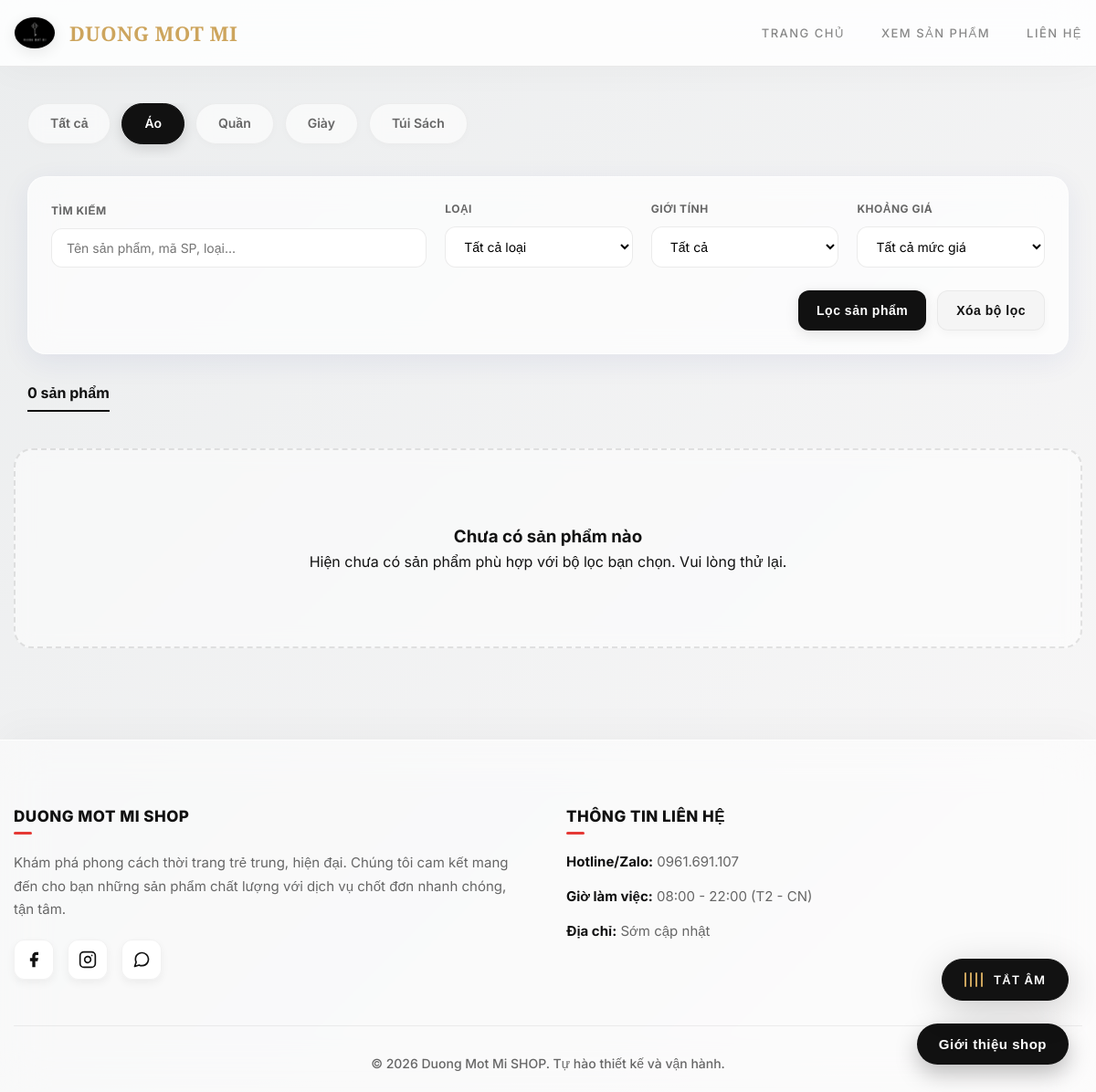
Screenshot of /index.php?category=1 with the database file from the repository.
### tables this page shows
CREATE TABLE `categories` (
  `id` int(11) NOT NULL,
  `name` varchar(100) NOT NULL,
  `slug` varchar(120) DEFAULT NULL,
  `sort_order` int(11) NOT NULL DEFAULT 0,
  `created_at` timestamp NOT NULL DEFAULT current_timestamp()
);

### includes/functions.php (called while the page is built, shortened)
<?php
require_once __DIR__ . '/../config/db.php';
function e($value): string {
    return htmlspecialchars((string)($value ?? ''), ENT_QUOTES, 'UTF-8');
}
function get_categories(): array {
    return db()->query('SELECT * FROM categories ORDER BY sort_order ASC, id ASC')->fetchAll();
}
function get_products($filters = null, bool $onlyActive = true): array {
    if (!is_array($filters)) {
        $filters = [
            'category_id' => $filters ? (int)$filters : null,
            'type_id'     => null,
            'gender'      => null,
            'price_min'   => null,
            'price_max'   => null,
            'q'           => '',
        ];
    } else {
        $filters = array_merge([
            'category_id' => null,
            'type_id'     => null,
            'gender'      => null,
            'price_min'   => null,
            'price_max'   => null,
            'q'           => '',
        ], $filters);
    }
    $sql = 'SELECT p.*,
                c.name AS category_name,
                s.name AS style_name,
                pt.name AS product_type_name,
                (
                    SELECT GROUP_CONCAT(pc.name ORDER BY pc.sort_order ASC, pc.id ASC SEPARATOR ", ")
                    FROM product_condition_maps pcm
                    INNER JOIN product_conditions pc ON pc.id = pcm.condition_id
                    WHERE pcm.product_id = p.id
                ) AS condition_names
            FROM products p
            LEFT JOIN categories c ON c.id = p.category_id
            LEFT JOIN styles s ON s.id = p.style_id
            LEFT JOIN product_types pt ON pt.id = p.product_type_id
            WHERE 1 = 1';
    $params = [];
    if ($onlyActive) {
        $sql .= ' AND p.is_active = 1';
    }
    if (!empty($filters['category_id'])) {
        $sql .= ' AND p.category_id = ?';
        $params[] = (int)$filters['category_id'];
    }
    $sql .= ' ORDER BY p.id DESC';
    $stmt = db()->prepare($sql);
    $stmt->execute($params);
    return $stmt->fetchAll();
}

### config/db.php (called while the page is built, shortened)
<?php
function db(): PDO {
    static $pdo = null;
    if ($pdo === null) {
        $dsn = 'mysql:host=' . DB_HOST . ';dbname=' . DB_NAME . ';charset=utf8mb4';
        $options = [
            PDO::ATTR_ERRMODE => PDO::ERRMODE_EXCEPTION,
            PDO::ATTR_DEFAULT_FETCH_MODE => PDO::FETCH_ASSOC,
        ];
        $pdo = new PDO($dsn, DB_USER, DB_PASS, $options);
    }
    return $pdo;
}

### index.php (the view, shortened to what this page needs)
<?php
require_once __DIR__ . '/includes/functions.php';
function render_product_cards(array $products): string
{
        ?>
    <?php endforeach;
    if (empty($products)): ?>
        <div class="empty-state">
            <h3>Chưa có sản phẩm nào</h3>
            <p>Hiện chưa có sản phẩm phù hợp với bộ lọc bạn chọn. Vui lòng thử lại.</p>
        </div>
    <?php endif;
    return ob_get_clean();
}
$priceMin = null;
$priceMax = null;
$filters = [
    'category_id' => (isset($_GET['category']) && $_GET['category'] !== '') ? (int)$_GET['category'] : null,
    'type_id'     => (isset($_GET['type']) && $_GET['type'] !== '') ? (int)$_GET['type'] : null,
    'gender'      => (isset($_GET['gender']) && $_GET['gender'] !== '') ? trim($_GET['gender']) : null,
    'price_min'   => $priceMin,
    'price_max'   => $priceMax,
    'q'           => trim($_GET['q'] ?? ''),
];
$products = get_products($filters);
$categories = get_categories();
require_once __DIR__ . '/includes/header.php';
?>
<button class="intro-open-btn" type="button" id="introOpenBtn">Giới thiệu shop</button>
<section class="shop-filter-wrap">
    <div class="category-pills">
        <a class="pill category-filter <?= !$filters['category_id'] ? 'active' : '' ?>"
           href="<?= BASE_URL ?>/index.php"
           data-category="">
            Tất cả
        </a>
        <?php foreach ($categories as $cat): ?>
            <a class="pill category-filter <?= $filters['category_id'] === (int)$cat['id'] ? 'active' : '' ?>"
               href="<?= BASE_URL ?>/index.php?category=<?= (int)$cat['id'] ?>"
               data-category="<?= (int)$cat['id'] ?>">
                <?= e($cat['name']) ?>
            </a>
        <?php endforeach; ?>
    </div>
    <form id="filterForm" class="filter-panel" method="get" action="<?= BASE_URL ?>/index.php">
        <div class="filter-grid">
            <div class="filter-field filter-field-search">
                <label for="q">Tìm kiếm</label>
                <input
                    id="q"
                    type="text"
                    name="q"
                    value="<?= e($filters['q']) ?>"
                    placeholder="Tên sản phẩm, mã SP, loại..."
                >
            </div>
            <div class="filter-field">
                <label for="type">Loại</label>
                <select name="type" id="type">
                    <option value="">Tất cả loại</option>
                </select>
            </div>
            <div class="filter-field">
                <label for="gender">Giới tính</label>
                <select name="gender" id="gender">
                    <option value="">Tất cả</option>
                </select>
            </div>
            <div class="filter-field">
                <label for="price_range">Khoảng giá</label>
                <select name="price_range" id="price_range">
                    <option value="">Tất cả mức giá</option>
                </select>
            </div>
        </div>
        <div class="filter-actions">
            <button class="btn" type="submit">Lọc sản phẩm</button>
            <button class="btn btn-light" type="button" id="resetFilter">Xóa bộ lọc</button>
        </div>
    </form>
</section>
<section class="section-head" id="product-list">
    <div class="section-note" id="productCount"><?= count($products) ?> sản phẩm</div>
</section>
<div class="product-grid-pro" id="productGrid">
    <?= render_product_cards($products) ?>
</div>
<?php require_once __DIR__ . '/includes/footer.php'; ?>

### assets/style.css (style rules this page uses)
:root { --primary-color: #111111; --primary-hover: #333333; --secondary-color: #f4f5f7; --text-main: #1a1a24; --text-muted: #8e8e9f; --danger-color: #ff3366; --line-strong: #d1d5db; --line-light: rgba(255, 255, 255, 0.6); --bg-white: rgba(255, 255, 255, 0.85); --bg-body: #f8fafc; --radius-md: 12px; --radius-lg: 20px; --radius-pill: 9999px; --transition-speed: 0.4s; --z-index-modal: 9999; --glass-shadow: 0 8px 32px 0 rgba(31, 38, 135, 0.07); }
* { box-sizing: border-box; margin: 0; padding: 0; -webkit-tap-highlight-color: transparent; }
body { font-family: 'Inter', -apple-system, BlinkMacSystemFont, 'Segoe UI', Roboto, Helvetica, Arial, sans-serif; color: var(--text-main); background: linear-gradient(-45deg, #f8fafc, #e2e8f0, #fdfbfb, #ebedee); background-size: 400% 400%; animation: gradientBG 15s ease infinite; line-height: 1.6; }
a { text-decoration: none; color: inherit; transition: color var(--transition-speed); }
.btn { display: inline-flex; align-items: center; justify-content: center; gap: 8px; padding: 12px 20px; font-size: 14px; font-weight: 700; letter-spacing: 0.5px; color: #ffffff; background-color: var(--primary-color); border: none; border-radius: var(--radius-md); cursor: pointer; transition: all var(--transition-speed) cubic-bezier(0.25, 0.8, 0.25, 1); text-align: center; min-height: 44px; position: relative; overflow: hidden; box-shadow: 0 4px 15px rgba(0, 0, 0, 0.1); }
.btn::after { content: ''; position: absolute; top: -50%; left: -60%; width: 20%; height: 200%; background: rgba(255, 255, 255, 0.2); transform: rotate(45deg); transition: all 0.5s ease; }
.btn-light { background-color: rgba(255, 255, 255, 0.9); color: var(--primary-color); border: 1px solid rgba(0,0,0,0.05); box-shadow: 0 4px 10px rgba(0,0,0,0.03); }
.shop-filter-wrap { max-width: 1200px; margin: 40px auto 20px; padding: 0 15px; }
.category-pills { display: flex; gap: 12px; overflow-x: auto; padding-bottom: 15px; margin-bottom: 20px; scrollbar-width: none; -webkit-overflow-scrolling: touch; }
.pill.category-filter { flex: 0 0 auto; padding: 10px 24px; background-color: rgba(255, 255, 255, 0.6); backdrop-filter: blur(8px); border: 1px solid rgba(0,0,0,0.05); border-radius: var(--radius-pill); font-size: 14px; font-weight: 600; color: var(--text-muted); transition: all 0.3s cubic-bezier(0.25, 0.8, 0.25, 1); box-shadow: 0 2px 8px rgba(0,0,0,0.02); }
.pill.category-filter.active { background-color: var(--primary-color); color: #ffffff; box-shadow: 0 4px 15px rgba(0,0,0,0.15); border-color: var(--primary-color); }
.filter-panel { background: rgba(255, 255, 255, 0.7); backdrop-filter: blur(15px); -webkit-backdrop-filter: blur(15px); padding: 25px; border-radius: var(--radius-lg); box-shadow: var(--glass-shadow); border: 1px solid var(--line-light); margin-bottom: 30px; }
.filter-grid { display: grid; grid-template-columns: 2fr 1fr 1fr 1fr; gap: 20px; align-items: end; }
.filter-field label { display: block; font-size: 12px; text-transform: uppercase; font-weight: 700; color: var(--text-muted); margin-bottom: 10px; letter-spacing: 0.5px; }
.filter-field input, .filter-field select { width: 100%; padding: 12px 16px; background: rgba(255,255,255,0.9); border: 1px solid rgba(0,0,0,0.08); border-radius: var(--radius-md); font-size: 14px; outline: none; transition: all 0.3s; font-family: inherit; }
.filter-actions { display: flex; gap: 12px; margin-top: 25px; justify-content: flex-end; }
.section-head { max-width: 1200px; margin: 0 auto 20px; padding: 0 15px; }
.section-note { font-size: 16px; font-weight: 700; color: var(--text-main); display: inline-block; padding-bottom: 5px; border-bottom: 2px solid var(--primary-color); }
.product-grid-pro { display: grid; grid-template-columns: repeat(auto-fill, minmax(280px, 1fr)); gap: 25px; max-width: 1200px; margin: 0 auto; padding: 0 15px 60px; transition: opacity 0.3s; }
.empty-state { grid-column: 1 / -1; text-align: center; padding: 80px 20px; background: rgba(255,255,255,0.5); backdrop-filter: blur(10px); border-radius: var(--radius-lg); border: 2px dashed rgba(0,0,0,0.1); }
.intro-open-btn { position: fixed; bottom: 30px; right: 30px; background: var(--primary-color); color: #ffffff; border: none; padding: 14px 24px; border-radius: var(--radius-pill); font-weight: 700; font-size: 15px; letter-spacing: 0.5px; cursor: pointer; box-shadow: 0 10px 25px rgba(0,0,0,0.25); z-index: 100; transition: all 0.3s cubic-bezier(0.175, 0.885, 0.32, 1.275); animation: pulseFloat 2s infinite; }

### rows the page displays
categories: name "Áo"
categories: name "Quần"
categories: name "Giày"
categories: name "Túi Sách"

### other values shown
count($products) "0"
